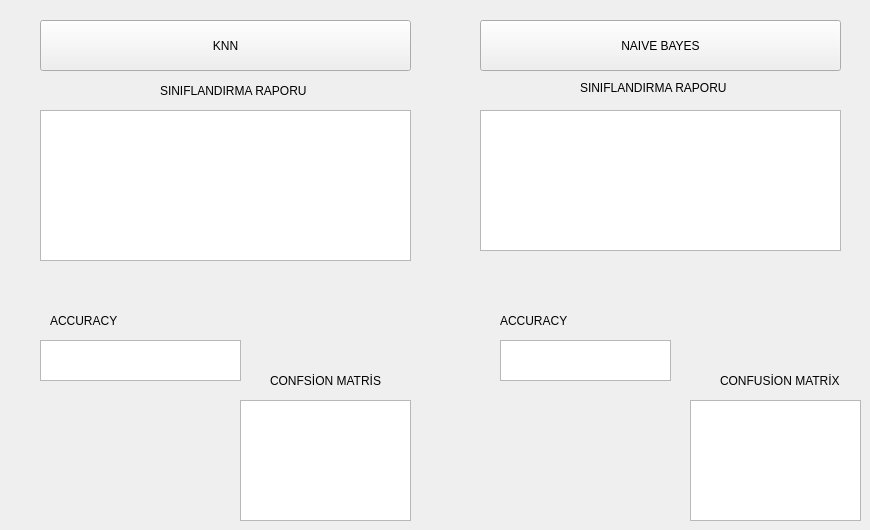
    <widget class="QWidget" name="tab_34">
     <attribute name="title">
      <string>SINIFLANDIRICILAR</string>
     </attribute>
     <widget class="QPushButton" name="pushButton_22">
      <property name="geometry">
       <rect>
        <x>40</x>
        <y>20</y>
        <width>371</width>
        <height>51</height>
       </rect>
      </property>
      <property name="text">
       <string>KNN</string>
      </property>
     </widget>
     <widget class="QTextEdit" name="textEdit_43">
      <property name="geometry">
       <rect>
        <x>40</x>
        <y>110</y>
        <width>371</width>
        <height>151</height>
       </rect>
      </property>
     </widget>
     <widget class="QTextEdit" name="textEdit_44">
      <property name="geometry">
       <rect>
        <x>40</x>
        <y>340</y>
        <width>201</width>
        <height>41</height>
       </rect>
      </property>
     </widget>
     <widget class="QTextEdit" name="textEdit_45">
      <property name="geometry">
       <rect>
        <x>240</x>
        <y>400</y>
        <width>171</width>
        <height>121</height>
       </rect>
      </property>
     </widget>
     <widget class="QLabel" name="label_106">
      <property name="geometry">
       <rect>
        <x>160</x>
        <y>80</y>
        <width>191</width>
        <height>21</height>
       </rect>
      </property>
      <property name="text">
       <string>SINIFLANDIRMA RAPORU</string>
      </property>
     </widget>
     <widget class="QLabel" name="label_107">
      <property name="geometry">
       <rect>
        <x>50</x>
        <y>310</y>
        <width>131</width>
        <height>21</height>
       </rect>
      </property>
      <property name="text">
       <string>ACCURACY</string>
      </property>
     </widget>
     <widget class="QLabel" name="label_108">
      <property name="geometry">
       <rect>
        <x>270</x>
        <y>370</y>
        <width>121</width>
        <height>21</height>
       </rect>
      </property>
      <property name="text">
       <string>CONFSİON MATRİS</string>
      </property>
     </widget>
     <widget class="QLabel" name="label_109">
      <property name="geometry">
       <rect>
        <x>580</x>
        <y>80</y>
        <width>181</width>
        <height>16</height>
       </rect>
      </property>
      <property name="text">
       <string>SINIFLANDIRMA RAPORU</string>
      </property>
     </widget>
     <widget class="QLabel" name="label_110">
      <property name="geometry">
       <rect>
        <x>500</x>
        <y>310</y>
        <width>111</width>
        <height>21</height>
       </rect>
      </property>
      <property name="text">
       <string>ACCURACY</string>
      </property>
     </widget>
     <widget class="QLabel" name="label_111">
      <property name="geometry">
       <rect>
        <x>720</x>
        <y>370</y>
        <width>131</width>
        <height>21</height>
       </rect>
      </property>
      <property name="text">
       <string>CONFUSİON MATRİX</string>
      </property>
     </widget>
     <widget class="QPushButton" name="pushButton_23">
      <property name="geometry">
       <rect>
        <x>480</x>
        <y>20</y>
        <width>361</width>
        <height>51</height>
       </rect>
      </property>
      <property name="text">
       <string>NAIVE BAYES</string>
      </property>
     </widget>
     <widget class="QTextEdit" name="textEdit_46">
      <property name="geometry">
       <rect>
        <x>480</x>
        <y>110</y>
        <width>361</width>
        <height>141</height>
       </rect>
      </property>
     </widget>
     <widget class="QTextEdit" name="textEdit_47">
      <property name="geometry">
       <rect>
        <x>500</x>
        <y>340</y>
        <width>171</width>
        <height>41</height>
       </rect>
      </property>
     </widget>
     <widget class="QTextEdit" name="textEdit_48">
      <property name="geometry">
       <rect>
        <x>690</x>
        <y>400</y>
        <width>171</width>
        <height>121</height>
       </rect>
      </property>
     </widget>
    </widget>
